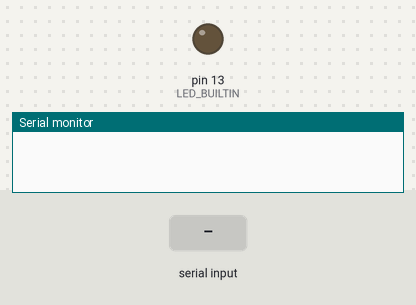
The sketch below on a simulated Arduino Uno, built with avr-gcc and run on an emulated ATmega328P. Shown: output pins drawn as LEDs (lit = HIGH), the last lines printed to the serial monitor. The test bench sets the inputs (shaded band).

Above: at 1.2 s.
1.3 s: "a" received over Serial
At 2.5 s:
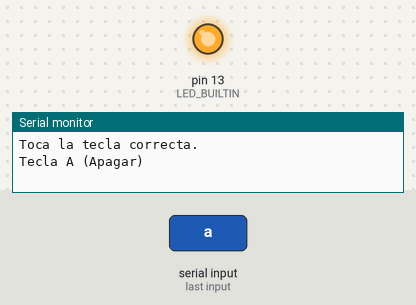
2.8 s: "b" received over Serial
At 4.0 s:
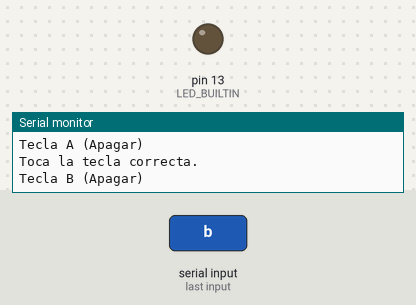
Timing chart, 0 to 5.8 s (numbered marks = the images above; inputs shaded):
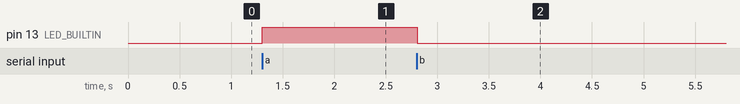

Measured:
- after the input at 1.3 s, pin 13 (LED_BUILTIN): LOW → HIGH at once
- after the input at 2.8 s, pin 13 (LED_BUILTIN): HIGH → LOW at once

The sketch:

monitor_en_serie_comunicaci_n_1.ino
```cpp
// C++ code
//
int dato = 0;

void setup()
{
  Serial.begin(9600);
  pinMode(LED_BUILTIN, OUTPUT);
}

void loop()
{
  while (Serial.available() > 0) {
    Serial.println("Toca la tecla correcta.");
    dato = Serial.read();
    if (dato == 97) {
      // Sí dato es igual a 97
      digitalWrite(LED_BUILTIN, HIGH);
      Serial.println("Tecla A (Apagar)");
    }
    if (dato == 98) {
      // Sí dato es igual a 98
      digitalWrite(LED_BUILTIN, LOW);
      Serial.println("Tecla B (Apagar)");
    }
  }
  delay(10); // Delay a little bit to improve simulation performance
}
```
